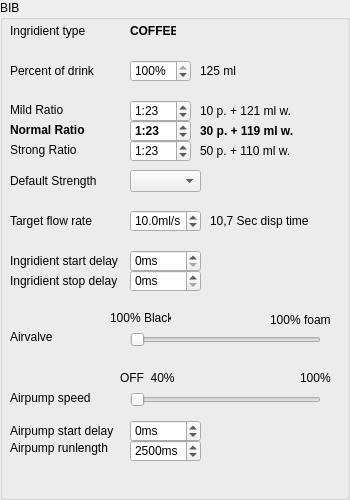
<?xml version="1.0" encoding="UTF-8"?>
<ui version="4.0">
 <class>BIBRecipe</class>
 <widget class="QGroupBox" name="BIBRecipe">
  <property name="geometry">
   <rect>
    <x>0</x>
    <y>0</y>
    <width>350</width>
    <height>500</height>
   </rect>
  </property>
  <property name="windowTitle">
   <string>GroupBox</string>
  </property>
  <property name="title">
   <string>BIB</string>
  </property>
  <widget class="QLabel" name="label_20">
   <property name="geometry">
    <rect>
     <x>270</x>
     <y>310</y>
     <width>61</width>
     <height>20</height>
    </rect>
   </property>
   <property name="text">
    <string>100% foam</string>
   </property>
  </widget>
  <widget class="QSpinBox" name="spinBox">
   <property name="geometry">
    <rect>
     <x>130</x>
     <y>60</y>
     <width>61</width>
     <height>22</height>
    </rect>
   </property>
   <property name="suffix">
    <string>%</string>
   </property>
   <property name="maximum">
    <number>100</number>
   </property>
   <property name="value">
    <number>100</number>
   </property>
  </widget>
  <widget class="QLabel" name="label_23">
   <property name="geometry">
    <rect>
     <x>10</x>
     <y>390</y>
     <width>91</width>
     <height>16</height>
    </rect>
   </property>
   <property name="text">
    <string>Airpump speed</string>
   </property>
  </widget>
  <widget class="QLabel" name="label_18">
   <property name="geometry">
    <rect>
     <x>10</x>
     <y>330</y>
     <width>46</width>
     <height>13</height>
    </rect>
   </property>
   <property name="text">
    <string>Airvalve</string>
   </property>
  </widget>
  <widget class="QDoubleSpinBox" name="doubleSpinBox">
   <property name="geometry">
    <rect>
     <x>130</x>
     <y>210</y>
     <width>71</width>
     <height>22</height>
    </rect>
   </property>
   <property name="suffix">
    <string>ml/s</string>
   </property>
   <property name="decimals">
    <number>1</number>
   </property>
   <property name="maximum">
    <double>20.000000000000000</double>
   </property>
   <property name="singleStep">
    <double>0.500000000000000</double>
   </property>
   <property name="value">
    <double>10.000000000000000</double>
   </property>
  </widget>
  <widget class="QLabel" name="label_25">
   <property name="geometry">
    <rect>
     <x>300</x>
     <y>370</y>
     <width>31</width>
     <height>16</height>
    </rect>
   </property>
   <property name="text">
    <string>100%</string>
   </property>
  </widget>
  <widget class="QComboBox" name="cboDefSize_2">
   <property name="geometry">
    <rect>
     <x>130</x>
     <y>170</y>
     <width>71</width>
     <height>22</height>
    </rect>
   </property>
  </widget>
  <widget class="QSpinBox" name="spinBox_6">
   <property name="geometry">
    <rect>
     <x>130</x>
     <y>270</y>
     <width>71</width>
     <height>22</height>
    </rect>
   </property>
   <property name="suffix">
    <string>ms</string>
   </property>
  </widget>
  <widget class="QLabel" name="label_11">
   <property name="geometry">
    <rect>
     <x>10</x>
     <y>210</y>
     <width>91</width>
     <height>21</height>
    </rect>
   </property>
   <property name="text">
    <string>Target flow rate</string>
   </property>
  </widget>
  <widget class="QLabel" name="lblLBIBPulsesStrong">
   <property name="geometry">
    <rect>
     <x>200</x>
     <y>140</y>
     <width>121</width>
     <height>21</height>
    </rect>
   </property>
   <property name="text">
    <string>50 p. + 110 ml w.</string>
   </property>
  </widget>
  <widget class="QSpinBox" name="spinBox_5">
   <property name="geometry">
    <rect>
     <x>130</x>
     <y>250</y>
     <width>71</width>
     <height>22</height>
    </rect>
   </property>
   <property name="suffix">
    <string>ms</string>
   </property>
   <property name="prefix">
    <string/>
   </property>
  </widget>
  <widget class="QLabel" name="label_15">
   <property name="geometry">
    <rect>
     <x>10</x>
     <y>170</y>
     <width>101</width>
     <height>21</height>
    </rect>
   </property>
   <property name="text">
    <string>Default Strength</string>
   </property>
  </widget>
  <widget class="QLabel" name="label_12">
   <property name="geometry">
    <rect>
     <x>10</x>
     <y>100</y>
     <width>71</width>
     <height>20</height>
    </rect>
   </property>
   <property name="text">
    <string>Mild Ratio</string>
   </property>
  </widget>
  <widget class="QLabel" name="label_19">
   <property name="geometry">
    <rect>
     <x>110</x>
     <y>310</y>
     <width>61</width>
     <height>16</height>
    </rect>
   </property>
   <property name="text">
    <string>100% Black</string>
   </property>
  </widget>
  <widget class="QLabel" name="label_10">
   <property name="geometry">
    <rect>
     <x>10</x>
     <y>60</y>
     <width>101</width>
     <height>21</height>
    </rect>
   </property>
   <property name="text">
    <string>Percent of drink</string>
   </property>
  </widget>
  <widget class="QLabel" name="label_16">
   <property name="geometry">
    <rect>
     <x>10</x>
     <y>250</y>
     <width>111</width>
     <height>21</height>
    </rect>
   </property>
   <property name="text">
    <string>Ingridient start delay</string>
   </property>
  </widget>
  <widget class="QLabel" name="label_24">
   <property name="geometry">
    <rect>
     <x>120</x>
     <y>370</y>
     <width>61</width>
     <height>16</height>
    </rect>
   </property>
   <property name="text">
    <string>OFF  40%</string>
   </property>
  </widget>
  <widget class="QLabel" name="lblLBIBPulsesNormal">
   <property name="geometry">
    <rect>
     <x>200</x>
     <y>120</y>
     <width>121</width>
     <height>21</height>
    </rect>
   </property>
   <property name="font">
    <font>
     <weight>75</weight>
     <bold>true</bold>
    </font>
   </property>
   <property name="text">
    <string>30 p. + 119 ml w.</string>
   </property>
  </widget>
  <widget class="QLabel" name="lblLBIBPulsesMild">
   <property name="geometry">
    <rect>
     <x>200</x>
     <y>100</y>
     <width>121</width>
     <height>21</height>
    </rect>
   </property>
   <property name="text">
    <string>10 p. + 121 ml w.</string>
   </property>
  </widget>
  <widget class="QLabel" name="label">
   <property name="geometry">
    <rect>
     <x>10</x>
     <y>20</y>
     <width>91</width>
     <height>21</height>
    </rect>
   </property>
   <property name="text">
    <string>Ingridient type</string>
   </property>
  </widget>
  <widget class="QLabel" name="label_17">
   <property name="geometry">
    <rect>
     <x>10</x>
     <y>270</y>
     <width>111</width>
     <height>21</height>
    </rect>
   </property>
   <property name="text">
    <string>Ingridient stop delay</string>
   </property>
  </widget>
  <widget class="QSpinBox" name="spinBox_7">
   <property name="geometry">
    <rect>
     <x>130</x>
     <y>420</y>
     <width>71</width>
     <height>22</height>
    </rect>
   </property>
   <property name="suffix">
    <string>ms</string>
   </property>
   <property name="prefix">
    <string/>
   </property>
   <property name="minimum">
    <number>-5000</number>
   </property>
   <property name="maximum">
    <number>5000</number>
   </property>
   <property name="singleStep">
    <number>100</number>
   </property>
  </widget>
  <widget class="QSpinBox" name="spinBox_2">
   <property name="geometry">
    <rect>
     <x>130</x>
     <y>100</y>
     <width>61</width>
     <height>22</height>
    </rect>
   </property>
   <property name="prefix">
    <string>1:</string>
   </property>
   <property name="value">
    <number>23</number>
   </property>
  </widget>
  <widget class="QSpinBox" name="spinBox_8">
   <property name="geometry">
    <rect>
     <x>130</x>
     <y>440</y>
     <width>71</width>
     <height>22</height>
    </rect>
   </property>
   <property name="suffix">
    <string>ms</string>
   </property>
   <property name="maximum">
    <number>9900</number>
   </property>
   <property name="singleStep">
    <number>100</number>
   </property>
   <property name="value">
    <number>2500</number>
   </property>
  </widget>
  <widget class="QLabel" name="label_27">
   <property name="geometry">
    <rect>
     <x>210</x>
     <y>210</y>
     <width>111</width>
     <height>21</height>
    </rect>
   </property>
   <property name="text">
    <string>10,7 Sec disp time</string>
   </property>
  </widget>
  <widget class="QLabel" name="lblLBIB_RTDVol">
   <property name="geometry">
    <rect>
     <x>200</x>
     <y>60</y>
     <width>61</width>
     <height>21</height>
    </rect>
   </property>
   <property name="text">
    <string>125 ml</string>
   </property>
  </widget>
  <widget class="QLabel" name="label_21">
   <property name="geometry">
    <rect>
     <x>10</x>
     <y>420</y>
     <width>111</width>
     <height>21</height>
    </rect>
   </property>
   <property name="text">
    <string>Airpump start delay</string>
   </property>
  </widget>
  <widget class="QSlider" name="horizontalSlider">
   <property name="geometry">
    <rect>
     <x>130</x>
     <y>330</y>
     <width>191</width>
     <height>19</height>
    </rect>
   </property>
   <property name="maximum">
    <number>100</number>
   </property>
   <property name="sliderPosition">
    <number>0</number>
   </property>
   <property name="orientation">
    <enum>Qt::Horizontal</enum>
   </property>
  </widget>
  <widget class="QSpinBox" name="spinBox_3">
   <property name="geometry">
    <rect>
     <x>130</x>
     <y>120</y>
     <width>61</width>
     <height>22</height>
    </rect>
   </property>
   <property name="font">
    <font>
     <weight>75</weight>
     <bold>true</bold>
    </font>
   </property>
   <property name="prefix">
    <string>1:</string>
   </property>
   <property name="value">
    <number>23</number>
   </property>
  </widget>
  <widget class="QLabel" name="label_14">
   <property name="geometry">
    <rect>
     <x>10</x>
     <y>140</y>
     <width>81</width>
     <height>20</height>
    </rect>
   </property>
   <property name="text">
    <string>Strong Ratio</string>
   </property>
  </widget>
  <widget class="QLabel" name="label_26">
   <property name="geometry">
    <rect>
     <x>130</x>
     <y>20</y>
     <width>46</width>
     <height>21</height>
    </rect>
   </property>
   <property name="font">
    <font>
     <weight>75</weight>
     <bold>true</bold>
    </font>
   </property>
   <property name="text">
    <string>COFFEE</string>
   </property>
  </widget>
  <widget class="QSlider" name="horizontalSlider_2">
   <property name="geometry">
    <rect>
     <x>130</x>
     <y>390</y>
     <width>191</width>
     <height>20</height>
    </rect>
   </property>
   <property name="minimum">
    <number>40</number>
   </property>
   <property name="maximum">
    <number>100</number>
   </property>
   <property name="orientation">
    <enum>Qt::Horizontal</enum>
   </property>
  </widget>
  <widget class="QSpinBox" name="spinBox_4">
   <property name="geometry">
    <rect>
     <x>130</x>
     <y>140</y>
     <width>61</width>
     <height>22</height>
    </rect>
   </property>
   <property name="prefix">
    <string>1:</string>
   </property>
   <property name="value">
    <number>23</number>
   </property>
  </widget>
  <widget class="QLabel" name="label_22">
   <property name="geometry">
    <rect>
     <x>10</x>
     <y>440</y>
     <width>101</width>
     <height>16</height>
    </rect>
   </property>
   <property name="text">
    <string>Airpump runlength</string>
   </property>
  </widget>
  <widget class="QLabel" name="label_13">
   <property name="geometry">
    <rect>
     <x>10</x>
     <y>120</y>
     <width>91</width>
     <height>20</height>
    </rect>
   </property>
   <property name="font">
    <font>
     <weight>75</weight>
     <bold>true</bold>
    </font>
   </property>
   <property name="text">
    <string>Normal Ratio</string>
   </property>
  </widget>
 </widget>
 <resources/>
 <connections/>
</ui>
